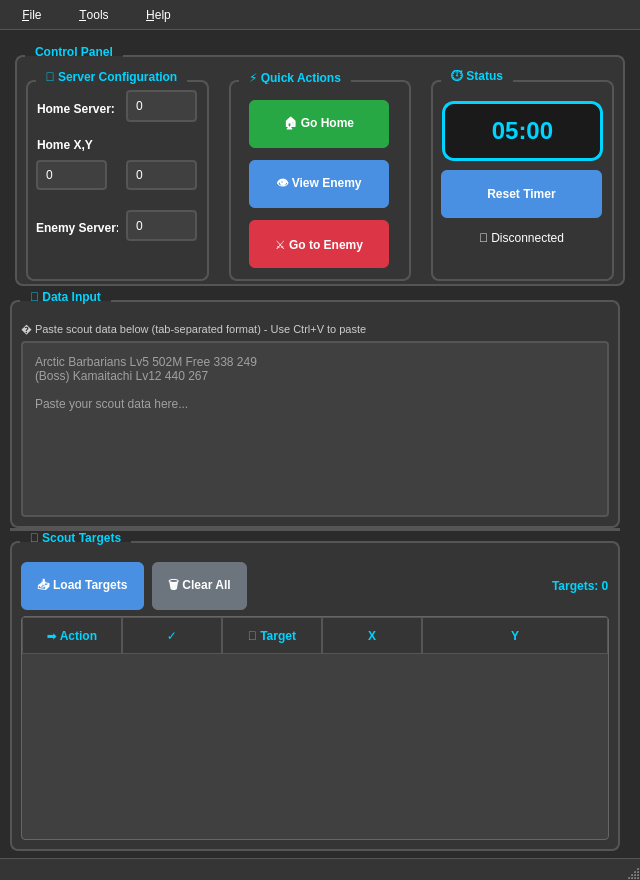
<?xml version="1.0" encoding="UTF-8"?>
<ui version="4.0">
 <class>MainWindow</class>
 <widget class="QMainWindow" name="MainWindow">
  <property name="geometry">
   <rect>
    <x>0</x>
    <y>0</y>
    <width>640</width>
    <height>880</height>
   </rect>
  </property>
  <property name="windowTitle">
   <string>iScoutTool - Evony Automation</string>
  </property>
  <property name="styleSheet">
   <string notr="true">QMainWindow {
    background-color: #2b2b2b;
    color: #ffffff;
}

QGroupBox {
    font-weight: bold;
    border: 2px solid #555555;
    border-radius: 8px;
    margin-top: 10px;
    padding-top: 10px;
    background-color: #353535;
}

QGroupBox::title {
    subcontrol-origin: margin;
    left: 10px;
    padding: 0 8px 0 8px;
    color: #00d4ff;
}

QPushButton {
    background-color: #4a90e2;
    border: none;
    border-radius: 6px;
    padding: 8px 16px;
    font-weight: bold;
    color: white;
    min-height: 32px;
}

QPushButton:hover {
    background-color: #357abd;
}

QPushButton:pressed {
    background-color: #2968a3;
}

QPushButton#btnIScoutGoHome {
    background-color: #28a745;
}

QPushButton#btnIScoutGoEnemy {
    background-color: #dc3545;
}

QPushButton#btnIScoutClearAll {
    background-color: #6c757d;
}

QTableWidget {
    background-color: #404040;
    alternate-background-color: #4a4a4a;
    gridline-color: #555555;
    border: 1px solid #666666;
    border-radius: 4px;
}

QTableWidget::item {
    padding: 8px;
    border: none;
}

QTableWidget::item:selected {
    background-color: #4a90e2;
}

QHeaderView::section {
    background-color: #353535;
    color: #00d4ff;
    padding: 8px;
    border: 1px solid #555555;
    font-weight: bold;
}

QLineEdit {
    background-color: #404040;
    border: 2px solid #555555;
    border-radius: 4px;
    padding: 6px;
    font-size: 12px;
    color: white;
}

QLineEdit:focus {
    border-color: #4a90e2;
}

QLabel#lblTimer {
    background-color: #1a1a1a;
    border: 3px solid #00d4ff;
    border-radius: 12px;
    color: #00d4ff;
    font-family: 'Consolas', 'Monaco', monospace;
    font-size: 24px;
    font-weight: bold;
}

QPlainTextEdit {
    background-color: #404040;
    border: 2px solid #555555;
    border-radius: 4px;
    padding: 8px;
    font-family: 'Consolas', 'Monaco', monospace;
    color: white;
}

QPlainTextEdit:focus {
    border-color: #4a90e2;
}

QStatusBar {
    background-color: #353535;
    color: #ffffff;
    border-top: 1px solid #555555;
}

QMenuBar {
    background-color: #353535;
    color: #ffffff;
    border-bottom: 1px solid #555555;
}

QMenuBar::item {
    background-color: transparent;
    padding: 8px 16px;
}

QMenuBar::item:selected {
    background-color: #4a90e2;
    border-radius: 4px;
}

QMenu {
    background-color: #353535;
    color: #ffffff;
    border: 1px solid #555555;
}

QMenu::item {
    padding: 8px 32px;
}

QMenu::item:selected {
    background-color: #4a90e2;
}

QLabel {
    color: #ffffff;
    font-weight: normal;
}

QSplitter::handle {
    background-color: #555555;
}

QSplitter::handle:horizontal {
    width: 3px;
}

QSplitter::handle:vertical {
    height: 3px;
}</string>
  </property>
  <widget class="QWidget" name="centralwidget">
   <widget class="QGroupBox" name="controlGroup">
    <property name="geometry">
     <rect>
      <x>15</x>
      <y>15</y>
      <width>610</width>
      <height>241</height>
     </rect>
    </property>
    <property name="minimumSize">
     <size>
      <width>0</width>
      <height>38</height>
     </size>
    </property>
    <property name="title">
     <string>Control Panel</string>
    </property>
    <layout class="QHBoxLayout" name="controlLayout">
     <property name="spacing">
      <number>20</number>
     </property>
     <property name="topMargin">
      <number>3</number>
     </property>
     <property name="bottomMargin">
      <number>3</number>
     </property>
     <item>
      <widget class="QGroupBox" name="serverGroup">
       <property name="title">
        <string>🌐 Server Configuration</string>
       </property>
       <widget class="QLabel" name="lblEnemyServer">
        <property name="geometry">
         <rect>
          <x>10</x>
          <y>150</y>
          <width>82</width>
          <height>16</height>
         </rect>
        </property>
        <property name="styleSheet">
         <string notr="true">color: #ffffff; font-weight: bold;</string>
        </property>
        <property name="text">
         <string>Enemy Server:</string>
        </property>
       </widget>
       <widget class="QLineEdit" name="intHomeServer">
        <property name="geometry">
         <rect>
          <x>100</x>
          <y>20</y>
          <width>71</width>
          <height>32</height>
         </rect>
        </property>
        <property name="inputMask">
         <string>9999</string>
        </property>
        <property name="text">
         <string>0</string>
        </property>
        <property name="placeholderText">
         <string>1234</string>
        </property>
       </widget>
       <widget class="QLabel" name="lblHomeCoords">
        <property name="geometry">
         <rect>
          <x>11</x>
          <y>67</y>
          <width>56</width>
          <height>16</height>
         </rect>
        </property>
        <property name="styleSheet">
         <string notr="true">color: #ffffff; font-weight: bold;</string>
        </property>
        <property name="text">
         <string>Home X,Y:</string>
        </property>
       </widget>
       <widget class="QLineEdit" name="intEnemyServer">
        <property name="geometry">
         <rect>
          <x>100</x>
          <y>140</y>
          <width>71</width>
          <height>31</height>
         </rect>
        </property>
        <property name="inputMask">
         <string>9999</string>
        </property>
        <property name="text">
         <string>0</string>
        </property>
        <property name="placeholderText">
         <string>5678</string>
        </property>
       </widget>
       <widget class="QLabel" name="lblHomeServer">
        <property name="geometry">
         <rect>
          <x>11</x>
          <y>31</y>
          <width>77</width>
          <height>16</height>
         </rect>
        </property>
        <property name="styleSheet">
         <string notr="true">color: #ffffff; font-weight: bold;</string>
        </property>
        <property name="text">
         <string>Home Server:</string>
        </property>
       </widget>
       <widget class="QLineEdit" name="intHomeXLoc">
        <property name="geometry">
         <rect>
          <x>10</x>
          <y>90</y>
          <width>71</width>
          <height>30</height>
         </rect>
        </property>
        <property name="maximumSize">
         <size>
          <width>16777215</width>
          <height>30</height>
         </size>
        </property>
        <property name="inputMask">
         <string>9999</string>
        </property>
        <property name="text">
         <string>0</string>
        </property>
        <property name="placeholderText">
         <string>X</string>
        </property>
       </widget>
       <widget class="QLineEdit" name="intHomeYLoc">
        <property name="geometry">
         <rect>
          <x>100</x>
          <y>90</y>
          <width>71</width>
          <height>30</height>
         </rect>
        </property>
        <property name="maximumSize">
         <size>
          <width>16777215</width>
          <height>30</height>
         </size>
        </property>
        <property name="inputMask">
         <string>9999</string>
        </property>
        <property name="text">
         <string>0</string>
        </property>
        <property name="placeholderText">
         <string>Y</string>
        </property>
       </widget>
      </widget>
     </item>
     <item>
      <widget class="QGroupBox" name="actionGroup">
       <property name="title">
        <string>⚡ Quick Actions</string>
       </property>
       <widget class="QPushButton" name="btnIScoutGoEnemy">
        <property name="geometry">
         <rect>
          <x>20</x>
          <y>150</y>
          <width>140</width>
          <height>48</height>
         </rect>
        </property>
        <property name="text">
         <string>⚔️ Go to Enemy</string>
        </property>
       </widget>
       <widget class="QPushButton" name="btnViewEnemy">
        <property name="geometry">
         <rect>
          <x>20</x>
          <y>90</y>
          <width>140</width>
          <height>48</height>
         </rect>
        </property>
        <property name="text">
         <string>👁️ View Enemy</string>
        </property>
       </widget>
       <widget class="QPushButton" name="btnIScoutGoHome">
        <property name="geometry">
         <rect>
          <x>20</x>
          <y>30</y>
          <width>140</width>
          <height>48</height>
         </rect>
        </property>
        <property name="text">
         <string>🏠 Go Home</string>
        </property>
       </widget>
      </widget>
     </item>
     <item>
      <widget class="QGroupBox" name="statusGroup">
       <property name="title">
        <string>⏱️ Status</string>
       </property>
       <widget class="QLabel" name="lblTimer">
        <property name="geometry">
         <rect>
          <x>11</x>
          <y>31</y>
          <width>161</width>
          <height>60</height>
         </rect>
        </property>
        <property name="minimumSize">
         <size>
          <width>100</width>
          <height>60</height>
         </size>
        </property>
        <property name="text">
         <string>05:00</string>
        </property>
        <property name="alignment">
         <set>Qt::AlignCenter</set>
        </property>
       </widget>
       <widget class="QPushButton" name="btnResetTimer">
        <property name="geometry">
         <rect>
          <x>10</x>
          <y>100</y>
          <width>161</width>
          <height>48</height>
         </rect>
        </property>
        <property name="text">
         <string>Reset Timer</string>
        </property>
       </widget>
       <widget class="QLabel" name="lblConnectionStatus">
        <property name="geometry">
         <rect>
          <x>10</x>
          <y>160</y>
          <width>161</width>
          <height>16</height>
         </rect>
        </property>
        <property name="text">
         <string>🔴 Disconnected</string>
        </property>
        <property name="alignment">
         <set>Qt::AlignCenter</set>
        </property>
       </widget>
      </widget>
     </item>
    </layout>
   </widget>
   <widget class="QSplitter" name="mainSplitter">
    <property name="geometry">
     <rect>
      <x>10</x>
      <y>260</y>
      <width>610</width>
      <height>561</height>
     </rect>
    </property>
    <property name="orientation">
     <enum>Qt::Vertical</enum>
    </property>
    <property name="childrenCollapsible">
     <bool>false</bool>
    </property>
    <widget class="QGroupBox" name="inputGroup">
     <property name="minimumSize">
      <size>
       <width>0</width>
       <height>90</height>
      </size>
     </property>
     <property name="title">
      <string>📝 Data Input</string>
     </property>
     <layout class="QVBoxLayout" name="inputLayout">
      <property name="spacing">
       <number>4</number>
      </property>
      <item>
       <layout class="QHBoxLayout" name="compactInputHeader">
        <property name="spacing">
         <number>15</number>
        </property>
        <property name="rightMargin">
         <number>30</number>
        </property>
        <item>
         <widget class="QLabel" name="lblInstructions">
          <property name="styleSheet">
           <string notr="true">color: #cccccc; font-size: 11px;</string>
          </property>
          <property name="text">
           <string>� Paste scout data below (tab-separated format) - Use Ctrl+V to paste</string>
          </property>
         </widget>
        </item>
       </layout>
      </item>
      <item>
       <widget class="QPlainTextEdit" name="txtiScoutBoss">
        <property name="placeholderText">
         <string>Arctic Barbarians Lv5 502M	Free	338	249
(Boss) Kamaitachi	Lv12	440	267

Paste your scout data here...</string>
        </property>
       </widget>
      </item>
     </layout>
    </widget>
    <widget class="QGroupBox" name="targetGroup">
     <property name="minimumSize">
      <size>
       <width>0</width>
       <height>320</height>
      </size>
     </property>
     <property name="title">
      <string>🎯 Scout Targets</string>
     </property>
     <layout class="QVBoxLayout" name="targetLayout">
      <property name="spacing">
       <number>6</number>
      </property>
      <item>
       <layout class="QHBoxLayout" name="tableToolbar">
        <property name="spacing">
         <number>8</number>
        </property>
        <item>
         <widget class="QPushButton" name="btnIScoutLoadTable">
          <property name="text">
           <string>📥 Load Targets</string>
          </property>
         </widget>
        </item>
        <item>
         <widget class="QPushButton" name="btnIScoutClearAll">
          <property name="text">
           <string>🗑️ Clear All</string>
          </property>
         </widget>
        </item>
        <item>
         <spacer name="toolbarSpacer">
          <property name="orientation">
           <enum>Qt::Horizontal</enum>
          </property>
          <property name="sizeHint" stdset="0">
           <size>
            <width>40</width>
            <height>20</height>
           </size>
          </property>
         </spacer>
        </item>
        <item>
         <widget class="QLabel" name="lblTargetCount">
          <property name="styleSheet">
           <string notr="true">color: #00d4ff; font-weight: bold;</string>
          </property>
          <property name="text">
           <string>Targets: 0</string>
          </property>
         </widget>
        </item>
       </layout>
      </item>
      <item>
       <widget class="QTableWidget" name="tblBossList">
        <property name="alternatingRowColors">
         <bool>true</bool>
        </property>
        <property name="selectionBehavior">
         <enum>QAbstractItemView::SelectRows</enum>
        </property>
        <property name="sortingEnabled">
         <bool>true</bool>
        </property>
        <property name="rowCount">
         <number>0</number>
        </property>
        <property name="columnCount">
         <number>5</number>
        </property>
        <attribute name="horizontalHeaderStretchLastSection">
         <bool>true</bool>
        </attribute>
        <column>
         <property name="text">
          <string>➡️ Action</string>
         </property>
        </column>
        <column>
         <property name="text">
          <string>✓</string>
         </property>
        </column>
        <column>
         <property name="text">
          <string>🎯 Target</string>
         </property>
        </column>
        <column>
         <property name="text">
          <string>X</string>
         </property>
        </column>
        <column>
         <property name="text">
          <string>Y</string>
         </property>
        </column>
       </widget>
      </item>
     </layout>
    </widget>
   </widget>
  </widget>
  <widget class="QStatusBar" name="statusbar">
   <property name="styleSheet">
    <string notr="true">QStatusBar {
    background-color: #353535;
    color: #ffffff;
    border-top: 1px solid #555555;
}</string>
   </property>
  </widget>
  <widget class="QMenuBar" name="menubar">
   <property name="geometry">
    <rect>
     <x>0</x>
     <y>0</y>
     <width>640</width>
     <height>32</height>
    </rect>
   </property>
   <widget class="QMenu" name="menuFile">
    <property name="title">
     <string>&amp;File</string>
    </property>
    <addaction name="actionSaveConfig"/>
    <addaction name="actionLoadConfig"/>
    <addaction name="separator"/>
    <addaction name="actionExit"/>
   </widget>
   <widget class="QMenu" name="menuTools">
    <property name="title">
     <string>&amp;Tools</string>
    </property>
    <addaction name="actionTestConnection"/>
    <addaction name="actionScreenshot"/>
    <addaction name="actionSettings"/>
   </widget>
   <widget class="QMenu" name="menuHelp">
    <property name="title">
     <string>&amp;Help</string>
    </property>
    <addaction name="actionAbout"/>
    <addaction name="actionUserGuide"/>
   </widget>
   <addaction name="menuFile"/>
   <addaction name="menuTools"/>
   <addaction name="menuHelp"/>
  </widget>
  <action name="actionSaveConfig">
   <property name="text">
    <string>&amp;Save Configuration</string>
   </property>
   <property name="shortcut">
    <string>Ctrl+S</string>
   </property>
  </action>
  <action name="actionLoadConfig">
   <property name="text">
    <string>&amp;Load Configuration</string>
   </property>
   <property name="shortcut">
    <string>Ctrl+O</string>
   </property>
  </action>
  <action name="actionExit">
   <property name="text">
    <string>E&amp;xit</string>
   </property>
   <property name="shortcut">
    <string>Ctrl+Q</string>
   </property>
  </action>
  <action name="actionTestConnection">
   <property name="text">
    <string>&amp;Test ADB Connection</string>
   </property>
   <property name="shortcut">
    <string>F5</string>
   </property>
  </action>
  <action name="actionScreenshot">
   <property name="text">
    <string>Take &amp;Screenshot</string>
   </property>
   <property name="shortcut">
    <string>F12</string>
   </property>
  </action>
  <action name="actionSettings">
   <property name="text">
    <string>Se&amp;ttings</string>
   </property>
   <property name="shortcut">
    <string>Ctrl+,</string>
   </property>
  </action>
  <action name="actionAbout">
   <property name="text">
    <string>&amp;About iScoutTool</string>
   </property>
  </action>
  <action name="actionUserGuide">
   <property name="text">
    <string>&amp;User Guide</string>
   </property>
   <property name="shortcut">
    <string>F1</string>
   </property>
  </action>
 </widget>
 <resources/>
 <connections/>
</ui>
